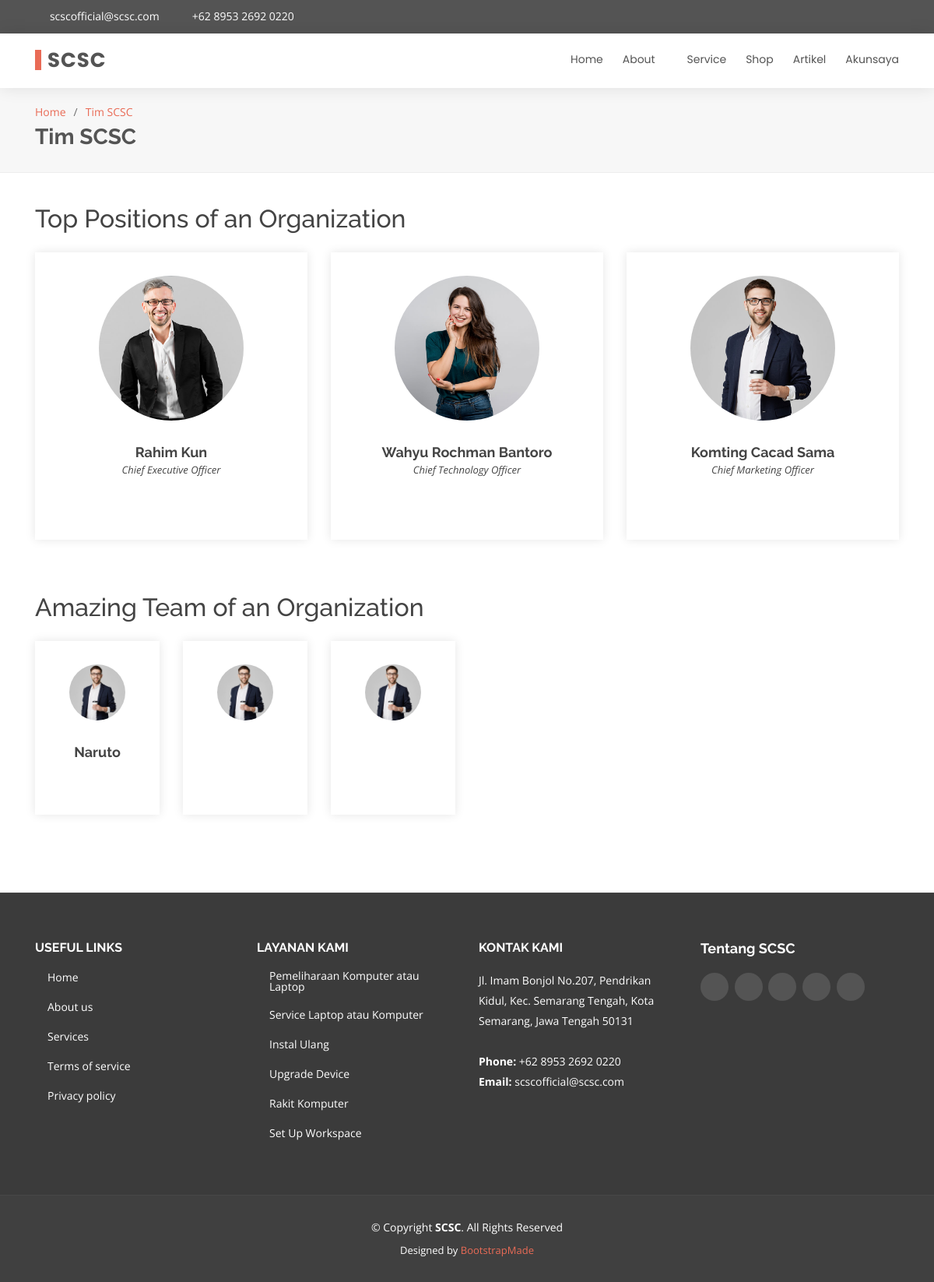
Before: /index.php/tim with the older database file.
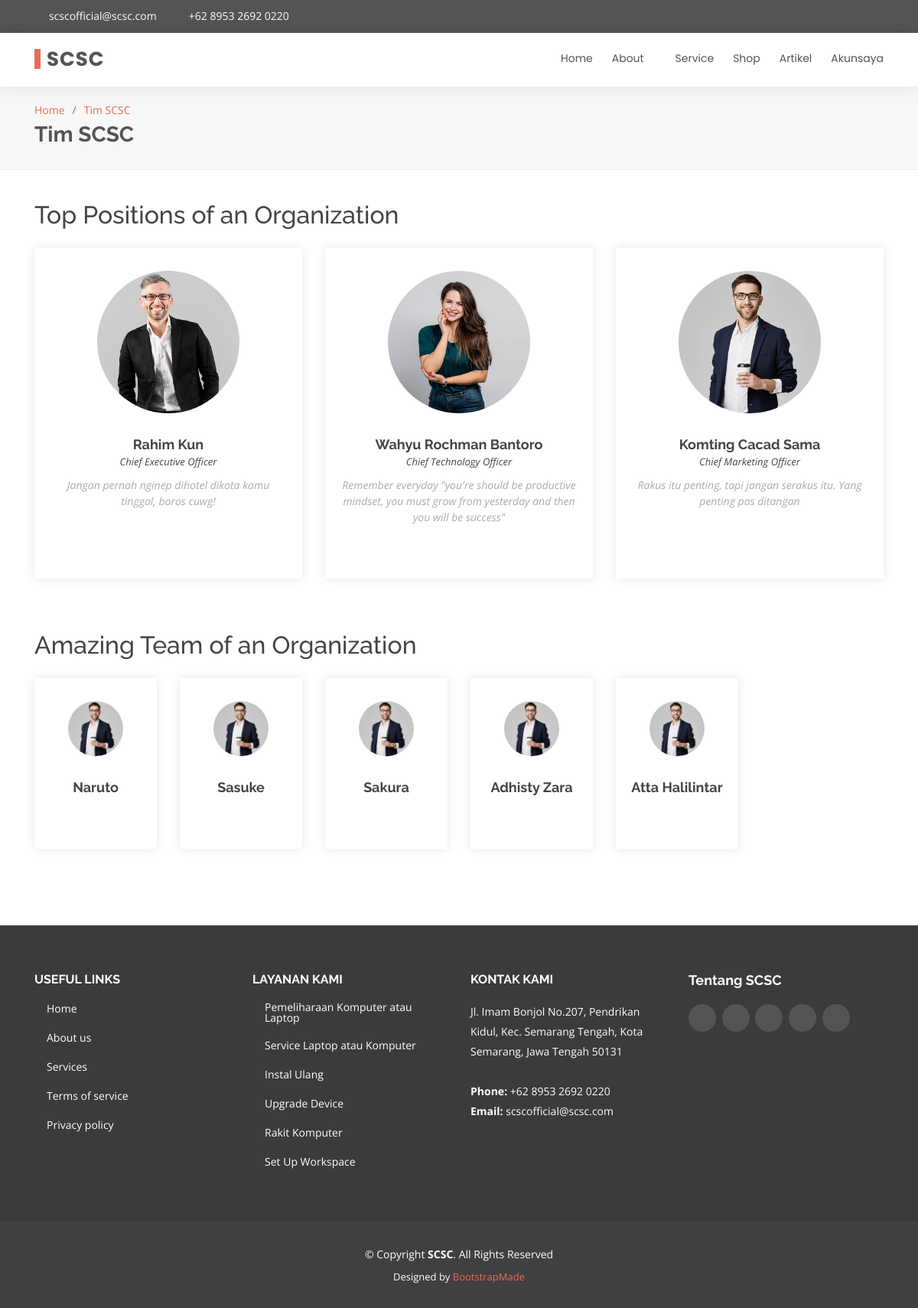
After: the same page with the newer database file.
### tables this page shows
CREATE TABLE `homemenu` (
  `id` int(191) NOT NULL,
  `name` varchar(191) NOT NULL,
  `value` varchar(191) NOT NULL,
  `status` int(191) NOT NULL
);

CREATE TABLE `user` (
  `id` int(191) NOT NULL,
  `name` varchar(191) NOT NULL,
  `photo` varchar(191) NOT NULL,
  `email` varchar(191) NOT NULL,
  `telp` varchar(191) NOT NULL,
  `birthday` varchar(191) NOT NULL,
  `jobs` varchar(191) NOT NULL,
  `gender` varchar(191) NOT NULL,
  `address` text NOT NULL,
  `role` int(191) NOT NULL,
  `status` varchar(191) NOT NULL,
  `complete` int(191) NOT NULL,
  `twitter` varchar(191) NOT NULL,
  `instagram` varchar(191) NOT NULL,
  `facebook` varchar(191) NOT NULL,
  `linkedin` varchar(191) NOT NULL,
  `password` text NOT NULL
);

CREATE TABLE `service` (
  `id` int(191) NOT NULL,
  `icon` varchar(191) NOT NULL,
  `name` varchar(191) NOT NULL,
  `description` text NOT NULL,
  `estimation` varchar(191) NOT NULL,
  `level` int(191) NOT NULL,
  `price` int(191) NOT NULL,
  `status` int(191) NOT NULL
);

### application/controllers/tim.php (called while the page is built, shortened)
<?php
class tim extends CI_Controller
{
    public function index(){
        $data['title'] = "Tim SCSC";
        $tempVar = $this->scsc->getAll("homemenu");
        $data['menu'] = $tempVar;
        $tempVar = $this->scsc->getAll("homemenuabout");
        $data['submenu'] = $tempVar;
        $tempVar = $this->scsc->getData("profil",array('name'=>'logo'));
        $tempVar = $tempVar[0]["value"];
        $data['logo'] = $tempVar;
        $tempVar = $this->scsc->getData("profil",array('name'=>'singkatan'));
        $tempVar = $tempVar[0]["value"];
        $data['singkatan'] = $tempVar;
        $tempVar = $this->scsc->getData("profil",array('name'=>'email'));
        $tempVar = $tempVar[0]["value"];
        $data['email'] = $tempVar;
        $tempVar = $this->scsc->getData("profil",array('name'=>'alamat'));
        $tempVar = $tempVar[0]["value"];
        $data['alamat'] = $tempVar;
        $tempVar = $this->scsc->getData("profil",array('name'=>'telp'));
        $tempVar = $tempVar[0]["value"];
        $data['telp'] = $tempVar;
        $tempVar = $this->scsc->getData("profil",array('name'=>'twitter'));
        $tempVar = $tempVar[0]["value"];
        $data['twitter'] = $tempVar;
        $tempVar = $this->scsc->getData("profil",array('name'=>'facebook'));
        $tempVar = $tempVar[0]["value"];
        $data['facebook'] = $tempVar;
        $tempVar = $this->scsc->getData("profil",array('name'=>'instagram'));
        $tempVar = $tempVar[0]["value"];
        $data['instagram'] = $tempVar;
        $tempVar = $this->scsc->getData("profil",array('name'=>'skype'));
        $tempVar = $tempVar[0]["value"];
        $data['skype'] = $tempVar;
        $tempVar = $this->scsc->getData("profil",array('name'=>'linkedin'));
        $tempVar = $tempVar[0]["value"];
        $data['linkedin'] = $tempVar;
        $tempVar = $this->scsc->getAll("corefitur");
        $data['mainfitur'] = $tempVar;
        $tempVar = $this->scsc->getData("user",array('role'=>1));
        $data['role1'] = $tempVar[0]['name'];
        $data['twitter1'] = $tempVar[0]['twitter'];
        $data['facebook1'] = $tempVar[0]['facebook'];
        $data['instagram1'] = $tempVar[0]['instagram'];
        $data['linkedin1'] = $tempVar[0]['linkedin'];
        $tempVar = $this->scsc->getData("job",array('id_user'=>$tempVar[0]['id']));
        $data['quotes1'] = $tempVar[0]['quotes'];
        $tempVar = $this->scsc->getData("user",array('role'=>'2'));
        $data['role2'] = $tempVar[0]['name'];
        $data['twitter2'] = $tempVar[0]['twitter'];
        $data['facebook2'] = $tempVar[0]['facebook'];
        $data['instagram2'] = $tempVar[0]['instagram'];
        $data['linkedin2'] = $tempVar[0]['linkedin'];
        $tempVar = $this->scsc->getData("job",array('id_user'=>$tempVar[0]['id']));
        $data['quotes2'] = $tempVar[0]['quotes'];
        $tempVar = $this->scsc->getData("user",array('role'=>'3'));
        $data['role3'] = $tempVar[0]['name'];
        $data['twitter3'] = $tempVar[0]['twitter'];
        $data['facebook3'] = $tempVar[0]['facebook'];
        $data['instagram3'] = $tempVar[0]['instagram'];
        $data['linkedin3'] = $tempVar[0]['linkedin'];
        $tempVar = $this->scsc->getData("job",array('id_user'=>$tempVar[0]['id']));
        $data['quotes3'] = $tempVar[0]['quotes'];
        $tempVar = $this->scsc->getData("user",array('role'=>'4'));
        $data['role4'] = $tempVar;
        $tempVar = $this->scsc->getData("user",array('role'=>'5'));
        $data['role5'] = $tempVar;
        $tempVar = $this->scsc->getData("user",array('role'=>'6'));
        $data['role6'] = $tempVar;
        $tempVar = $this->scsc->getData("service",array('status'=>'1'));
        $data['services'] = $tempVar;
        $data['link'] = "Tim SCSC";
        $data['active'] = 0;
        $data['dd'] = 2;
        $data['dda'] = 2;
        $this->load->view('home/header', $data);
        $this->load->view('home/top', $data);
        $this->load->view('home/tim', $data);
        $this->load->view('home/footer', $data);
    }
}

### index.php (called while the page is built, shortened)
<?php
require_once BASEPATH.'core/CodeIgniter.php';

### application/models/scsc.php (called while the page is built, shortened)
<?php
class scsc extends CI_Model
{
    public function getData($dataBase, $where)
    {
        return $this->db->get_where($dataBase, $where)->result_array();
    }
    public function getAll($tabel)
    {
        return $this->db->get($tabel)->result_array();
    }
}

### application/views/home/tim.php (the view, shortened to what this page needs)
<main id="main">
    <section id="breadcrumbs" class="breadcrumbs">
      <div class="container">
        <ol>
          <li><a href="<?= base_url();?>">Home</a></li>
          <li><a href="<?= base_url();?>about_us" ><?= $link;?></a></li>
        </ol>
        <h2><?= $link;?></h2>
      </div>
    </section>
    <section id="team" class="team">
      <div class="container">
        <h2>Top Positions of an Organization</h2>
        <div class="row mt-4">
          <div class="col-lg-4 col-md-6 d-flex align-items-stretch">
            <div class="member">
              <img src="assets/img/team/team-1.jpg" alt="">
              <h4><?= ucwords(strtolower($role1));?></h4>
              <span>Chief Executive Officer</span>
              <p>
                <?= $quotes1;?>
              </p>
              <div class="social">
                <a href="<?= $twitter1;?>" title="twitter profile <?= $role1;?>"><i class="icofont-twitter"></i></a>
                <a href="<?= $facebook1;?>" title="facebook profile <?= $role1;?>"><i class="icofont-facebook"></i></a>
                <a href="<?= $instagram1;?>" title="instagram profile <?= $role1;?>"><i class="icofont-instagram"></i></a>
                <a href="<?= $linkedin1;?>" title="linkedin profile <?= $role1;?>"><i class="icofont-linkedin"></i></a>
              </div>
            </div>
          </div>
          <div class="col-lg-4 col-md-6 d-flex align-items-stretch">
            <div class="member">
              <img src="assets/img/team/team-2.jpg" alt="">
              <h4><?= ucwords(strtolower($role2));?></h4>
              <span>Chief Technology Officer</span>
              <p>
                <?= $quotes2;?>
              </p>
              <div class="social">
                <a href="<?= $twitter2;?>" title="twitter profile <?= $role2;?>"><i class="icofont-twitter"></i></a>
                <a href="<?= $facebook2;?>" title="facebook profile <?= $role2;?>"><i class="icofont-facebook"></i></a>
                <a href="<?= $instagram2;?>" title="instagram profile <?= $role2;?>"><i class="icofont-instagram"></i></a>
                <a href="<?= $linkedin2;?>" title="linkedin profile <?= $role2;?>"><i class="icofont-linkedin"></i></a>
              </div>
            </div>
          </div>
          <div class="col-lg-4 col-md-6 d-flex align-items-stretch">
            <div class="member">
              <img src="assets/img/team/team-3.jpg" alt="">
              <h4><?= ucwords(strtolower($role3));?></h4>
              <span>Chief Marketing Officer</span>
              <p>
                <?= $quotes3;?>
              </p>
              <div class="social">
                <a href="<?= $twitter3;?>" title="twitter profile <?= $role3;?>"><i class="icofont-twitter"></i></a>
                <a href="<?= $facebook3;?>" title="facebook profile <?= $role3;?>"><i class="icofont-facebook"></i></a>
                <a href="<?= $instagram3;?>" title="instagram profile <?= $role3;?>"><i class="icofont-instagram"></i></a>
                <a href="<?= $linkedin3;?>" title="linkedin profile <?= $role3;?>"><i class="icofont-linkedin"></i></a>
              </div>
            </div>
          </div>
        </div>
        <h2 class="mt-5">Amazing Team of an Organization</h2>
        <div class="row mt-4">
          <?php foreach($role4 as $r4):?>
          <div class="col-2 d-flex align-items-stretch">
            <div class="member">
              <img src="assets/img/team/team-3.jpg" alt="">
              <h4><?= ucwords(strtolower($r4['name']));?></h4>
              <div class="social">
                <a href="<?= $r4['twitter'];?>" title="twitter profile <?= $r4['name'];?>"><i class="icofont-twitter"></i></a>
                <a href="<?= $r4['facebook'];?>" title="facebook profile <?= $r4['name'];?>"><i class="icofont-facebook"></i></a>
                <a href="<?= $r4['instagram'];?>" title="instagram profile <?= $r4['name'];?>"><i class="icofont-instagram"></i></a>
                <a href="<?= $r4['linkedin'];?>" title="linkedin profile <?= $r4['name'];?>"><i class="icofont-linkedin"></i></a>
              </div>
            </div>
          </div>
          <?php endforeach;?>
          <?php foreach($role5 as $r5):?>
          <div class="col-2 d-flex align-items-stretch">
            <div class="member">
              <img src="assets/img/team/team-3.jpg" alt="">
              <div class="social">
                <a href="<?= $r5['twitter'];?>" title="twitter profile <?= $r5['name'];?>"><i class="icofont-twitter"></i></a>
                <a href="<?= $r5['facebook'];?>" title="facebook profile <?= $r5['name'];?>"><i class="icofont-facebook"></i></a>
                <a href="<?= $r5['instagram'];?>" title="instagram profile <?= $r5['name'];?>"><i class="icofont-instagram"></i></a>
                <a href="<?= $r5['linkedin'];?>" title="linkedin profile <?= $r5['name'];?>"><i class="icofont-linkedin"></i></a>
              </div>
            </div>
          </div>
          <?php endforeach;?>
          <?php foreach($role6 as $r6):?>
          <div class="col-2 d-flex align-items-stretch">
            <div class="member">
              <img src="assets/img/team/team-3.jpg" alt="">
              <h4><?= ucwords(strtolower($r6['name']));?></h4>
              <div class="social">
                <a href="<?= $r6['twitter'];?>" title="twitter profile <?= $r6['name'];?>"><i class="icofont-twitter"></i></a>
                <a href="<?= $r6['facebook'];?>" title="facebook profile <?= $r6['name'];?>"><i class="icofont-facebook"></i></a>
                <a href="<?= $r6['instagram'];?>" title="instagram profile <?= $r6['name'];?>"><i class="icofont-instagram"></i></a>
                <a href="<?= $r6['linkedin'];?>" title="linkedin profile <?= $r6['name'];?>"><i class="icofont-linkedin"></i></a>
              </div>
            </div>
          </div>
          <?php endforeach;?>
        </div>
      </div>
    </section>
</main>

### application/views/home/header.php (shortened to what this page needs)
<!DOCTYPE html>
<html lang="en">
<head>
  <link href="<?php echo base_url(); ?>assets/home/vendor/bootstrap/css/bootstrap.min.css" rel="stylesheet">
  <link href="<?php echo base_url(); ?>assets/home/vendor/icofont/icofont.min.css" rel="stylesheet">
  <link href="<?php echo base_url(); ?>assets/home/vendor/boxicons/css/boxicons.min.css" rel="stylesheet">
  <link href="<?php echo base_url(); ?>assets/home/vendor/animate.css/animate.min.css" rel="stylesheet">
  <link href="<?php echo base_url(); ?>assets/home/vendor/owl.carousel/assets/owl.carousel.min.css" rel="stylesheet">
  <link href="<?php echo base_url(); ?>assets/home/vendor/venobox/venobox.css" rel="stylesheet">
  <link href="<?php echo base_url(); ?>assets/home/css/style.css" rel="stylesheet">
</head>

### application/views/home/top.php (shortened to what this page needs)
<body>
  <section id="topbar" class="d-none d-lg-block">
    <div class="container d-flex">
      <div class="contact-info mr-auto">
        <i class="icofont-envelope"></i><a href="mailto:<?= $email; ?>" target="_blank" ><?= $email; ?></a>
        <i class="icofont-phone"></i> <a href="tel:<?= $telp; ?>" target="_blank" ><?= $telp; ?></a>
      </div>
      <div class="social-links">
        <a href="<?= $twitter; ?>" target="_blank" class="twitter"><i class="icofont-twitter"></i></a>
        <a href="<?= $facebook; ?>" target="_blank" class="facebook"><i class="icofont-facebook"></i></a>
        <a href="<?= $instagram; ?>" target="_blank" class="instagram"><i class="icofont-instagram"></i></a>
        <a href="<?= $skype; ?>" target="_blank" class="skype"><i class="icofont-skype"></i></a>
        <a href="<?= $linkedin; ?>" target="_blank" class="linkedin"><i class="icofont-linkedin"></i></i></a>
      </div>
    </div>
  </section>
  <header id="header">
    <div class="container d-flex">
      <div class="logo mr-auto">
        <h1 class="text-light"><a href="<?= base_url()?>"><span><?= $singkatan; ?></span></a></h1>
      </div>
      <nav class="nav-menu d-none d-lg-block">
        <ul>
          <?php $a=1;
            foreach($menu as $nama):?>
            <?php if($a == $active && $nama['id'] != $dd):?>
              <li class="active"><a href="<?= base_url().strtolower($nama['value']);?>"><?= $nama['name'];?></a></li>
            <?php elseif($nama['id'] == $dd):?>
              <li class="drop-down"><a href="#"><?= $nama['name'];?></a>
              </li>
            <?php else:?>
              <li><a href="<?= base_url().strtolower($nama['value']);?>"><?= $nama['name'];?></a></li>
            <?php endif;?>
            <?php $a++;?>
          <?php endforeach;?>
        </ul>
      </nav>
    </div>
  </header>

### application/views/home/footer.php (shortened to what this page needs)
<footer id="footer">
  <div class="footer-top">
    <div class="container">
      <div class="row">
        <div class="col-lg-3 col-md-6 footer-links">
          <h4>Useful Links</h4>
          <ul>
            <li><i class="bx bx-chevron-right"></i> <a href="#">Home</a></li>
            <li><i class="bx bx-chevron-right"></i> <a href="#">About us</a></li>
            <li><i class="bx bx-chevron-right"></i> <a href="#">Services</a></li>
            <li><i class="bx bx-chevron-right"></i> <a href="#">Terms of service</a></li>
            <li><i class="bx bx-chevron-right"></i> <a href="#">Privacy policy</a></li>
          </ul>
        </div>
        <div class="col-lg-3 col-md-6 footer-links">
          <h4>Layanan kami</h4>
          <ul>
            <?php foreach($services as $service):?>
              <li><i class="bx bx-chevron-right"></i> <a href="<?= base_url()?>service/serviceitem/<?= $service['name'];?>"><?= $service['name']; ?></a></li>
            <?php endforeach;?>
          </ul>
        </div>
        <div class="col-lg-3 col-md-6 footer-contact">
          <h4>Kontak kami</h4>
          <p>
            <?= $alamat; ?>
            <br><br>
            <strong>Phone:</strong> <?= $telp; ?><br>
            <strong>Email:</strong> <a href="mailto:<?= $email; ?>" target="_blank" class="text-white"><?= $email; ?></a><br>
          </p>
        </div>
        <div class="col-lg-3 col-md-6 footer-info">
          <h3>Tentang <?= $singkatan;?></h3>
          <div class="social-links mt-3">
            <a href="<?= $twitter; ?>" target="_blank" class="twitter"><i class="icofont-twitter"></i></a>
            <a href="<?= $facebook; ?>" target="_blank" class="facebook"><i class="icofont-facebook"></i></a>
            <a href="<?= $instagram; ?>" target="_blank" class="instagram"><i class="icofont-instagram"></i></a>
            <a href="<?= $skype; ?>" target="_blank" class="skype"><i class="icofont-skype"></i></a>
            <a href="<?= $linkedin; ?>" target="_blank" class="linkedin"><i class="icofont-linkedin"></i></i></a>
          </div>
        </div>
      </div>
    </div>
  </div>
  <div class="container">
    <div class="copyright">
      &copy; Copyright <strong><span><?= $singkatan; ?></span></strong>. All Rights Reserved
    </div>
    <div class="credits">
      Designed by <a href="https://bootstrapmade.com/">BootstrapMade</a>
    </div>
  </div>
</footer>
</body>
</html>

Changed rows visible on the page:
now on this page (row edited): user: name "Wahyu Rochman Bantoro"
added user: name "Sasuke", shown under "Amazing Team of an Organization"
added user: name "Sakura", shown under "Amazing Team of an Organization"
changed user: name (not shown) → "Adhisty Zara"
now on one of the page's lists (row edited): user: name "Atta Halilintar"
Other visible differences:
$quotes1: (not shown) → "Jangan pernah nginep dihotel dikota kamu tinggal, boros cuwg!"
$quotes2: (not shown) → "Remember everyday \"you're should be productive mindset, you must grow from yesterday and then you will be success\""
$quotes3: (not shown) → "Rakus itu penting, tapi jangan serakus itu. Yang penting pas ditangan"
$role2: "Wahyu Rochman Bantoro" → (not shown)
